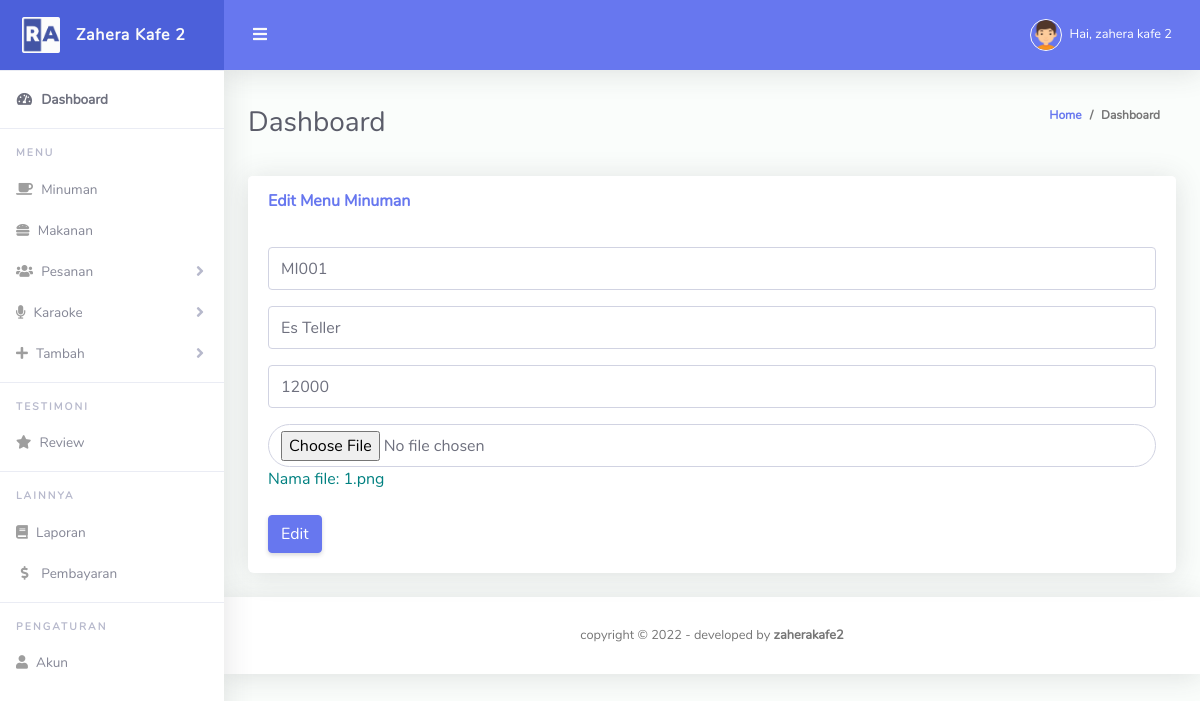
The page /edit_minuman.php?id=7 (signed in) on the database its author committed.
### tables this page shows
CREATE TABLE `tb_minuman` (
  `id` int(11) NOT NULL,
  `id_minuman` varchar(255) NOT NULL,
  `nama_minuman` varchar(255) NOT NULL,
  `harga_minuman` varchar(255) NOT NULL,
  `gmb_minuman` varchar(255) NOT NULL
);

### edit_minuman.php (the view, shortened to what this page needs)
<?php include "navbar_admin.php";
include "koneksi.php";
$id = $_GET['id'];
$ambilData = mysqli_query($koneksi, "SELECT * FROM tb_minuman WHERE id='$id'");
$data = mysqli_fetch_array($ambilData);
?>
<div class="container-fluid" id="container-wrapper">
  <div class="d-sm-flex align-items-center justify-content-between mb-4">
    <h1 class="h3 mb-0 text-gray-800">Dashboard</h1>
    <ol class="breadcrumb">
      <li class="breadcrumb-item">
        <a href="./">Home</a>
      </li>
      <li class="breadcrumb-item active" aria-current="page">Dashboard</li>
    </ol>
  </div>
  <div class="row">
    <div class="col-xl-12 col-md-11">
      <div class="card mb-4">
        <div class="card-header py-3 d-flex flex-row align-items-center justify-content-between">
          <h6 class="m-0 font-weight-bold text-primary">Edit Menu Minuman</h6>
        </div>
        <div class="card-body">
          <form action="" method="POST" enctype="multipart/form-data">
            <div class="form-group">
              <input type="text" class="form-control" name="id_minuman" value="<?= $data['id_minuman'] ?>">
            </div>
            <div class="form-group">
              <input type="text" class="form-control" name="nama_minuman" value="<?= $data['nama_minuman'] ?>">
            </div>
            <div class="form-group">
              <input type="text" class="form-control" name="harga_minuman" value="<?= $data['harga_minuman'] ?>">
            </div>
            <div class="form-group">
              <input type="file" class="form-control" value="<?= $data['gmb_minuman']; ?>" name="gmb_minuman" style="border-radius: 50px;">
              <label style="color: teal;">Nama file:
                <?= $data['gmb_minuman']; ?></label>
            </div>
            <button type="submit" name="edit" class="btn btn-primary">Edit</button>
          </form>
        </div>
      </div>
    </div>
  </div>
</div>
<?php include "footer_admin.php"; ?>

### navbar_admin.php (shortened to what this page needs)
<?php
include "jumlah.php";
?>
<!DOCTYPE html>
<html lang="en">
<head>
    <link href="vendor/fontawesome-free/css/all.min.css" rel="stylesheet" type="text/css">
    <link href="vendor/bootstrap/css/bootstrap.min.css" rel="stylesheet" type="text/css">
    <link href="assets/css/ruang-admin.min.css" rel="stylesheet">
</head>
<body id="page-top">
    <div id="wrapper">
        <ul class="navbar-nav sidebar sidebar-light accordion" id="accordionSidebar">
            <a class="sidebar-brand d-flex align-items-center justify-content-center" href="admin.php">
                <div class="sidebar-brand-icon">
                    <img src="assets/img/logo/logo2.png">
                </div>
                <div class="sidebar-brand-text mx-3">Zahera Kafe 2</div>
            </a>
            <hr class="sidebar-divider my-0">
            <li class="nav-item active">
                <a class="nav-link" href="admin.php">
                    <i class="fas fa-fw fa-tachometer-alt"></i>
                    <span>Dashboard</span></a>
            </li>
            <hr class="sidebar-divider">
            <div class="sidebar-heading">
                Menu
            </div>
            <?php if ($_SESSION['level'] == 'admin') : ?>
                <li class="nav-item">
                    <a class="nav-link" href="minuman_admin.php">
                        <i class="fa fa-coffee"></i>
                        <span>Minuman</span>
                    </a>
                </li>
                <li class="nav-item">
                    <a class="nav-link" href="makanan_admin.php">
                        <i class="fa fa-hamburger"></i>
                        <span>Makanan</span>
                    </a>
                </li>
            <?php endif; ?>
            <li class="nav-item">
                <a class="nav-link collapsed" href="#" data-toggle="collapse" data-target="#collapseTable" aria-expanded="true" aria-controls="collapseTable">
                    <i class="fa fa-users"></i>
                    <span>Pesanan</span>
                </a>
            </li>
            <li class="nav-item">
                <a class="nav-link collapsed" href="#" data-toggle="collapse" data-target="#collapseTable5" aria-expanded="true" aria-controls="collapseTable">
                    <i class="fa fa-microphone"></i>
                    <span>Karaoke</span>
                </a>
            </li>
            <li class="nav-item">
                <a class="nav-link collapsed" href="#" data-toggle="collapse" data-target="#collapseTable2" aria-expanded="true" aria-controls="collapseTable">
                    <i class="fa fa-plus"></i>
                    <span>Tambah</span>
                </a>
            </li>
            <?php if ($_SESSION['level'] == 'admin') : ?>
                <hr class="sidebar-divider">
                <div class="sidebar-heading">
                    Testimoni
                </div>
                <li class="nav-item">
                    <a class="nav-link" href="review_admin.php">
                        <i class="fa fa-star"></i>
                        <span>Review</span>
                    </a>
                </li>
                <hr class="sidebar-divider">
                <div class="sidebar-heading">
                    Lainnya
                </div>
                <li class="nav-item">
                    <a class="nav-link" href="laporan_admin.php">
                        <i class="fa fa-book"></i>
                        <span>Laporan</span>
                    </a>
                </li>
                <?php if ($_SESSION['level'] == 'admin') : ?>
                <li class="nav-item">
                    <a class="nav-link" href="detail_pembayaran.php">
                        <i class="fas fa-fw fa-dollar-sign"></i>
                        <span>Pembayaran</span></a>
                </li>
            <?php endif; ?>
                <hr class="sidebar-divider">
                <div class="sidebar-heading">
                    Pengaturan
                </div>
                <li class="nav-item">
                    <a class="nav-link" href="pengaturan_admin.php">
                        <i class="fa fa-user"></i>
                        <span>Akun</span>
                    </a>
                </li>
            <?php endif; ?>
        </ul>
        <div id="content-wrapper" class="d-flex flex-column">
            <div id="content">
                <nav class="navbar navbar-expand navbar-light bg-navbar topbar mb-4 static-top">
                    <button id="sidebarToggleTop" class="btn btn-link ro unded-circle mr-3">
                        <i class="fa fa-bars"></i>
                    </button>
                    <ul class="navbar-nav ml-auto">
                        <li class="nav-item dropdown no-arrow">
                            <a class="nav-link dropdown-toggle" href="#" id="userDropdown" role="button" data-toggle="dropdown" aria-haspopup="true" aria-expanded="false">
                                <img class="img-profile rounded-circle" src="assets/img/boy.png" style="max-width: 60px">
                                <?php
                                $email = $_SESSION['email'];
                                $sql = "SELECT * FROM tb_login WHERE email ='$email'";
                                $result = mysqli_query($koneksi, $sql);
                                if ($result) {
                                    if (mysqli_num_rows($result) > 0) {
                                        while ($row = mysqli_fetch_array($result)) {
                                ?>
                                            <span class="ml-2 d-none d-lg-inline text-white small">Hai, <?= $row['nama_lengkap'] ?></span>
                                <?php
                                        }
                                    }
                                }
                                ?>
                            </a>
                        </li>
                    </ul>
                </nav>

### rows shown on the page
tb_minuman: id_minuman "MI001", nama_minuman "Es Teller", harga_minuman "12000", gmb_minuman "1.png"

### other values the page prints
$row['nama_lengkap'] "zahera kafe 2"
